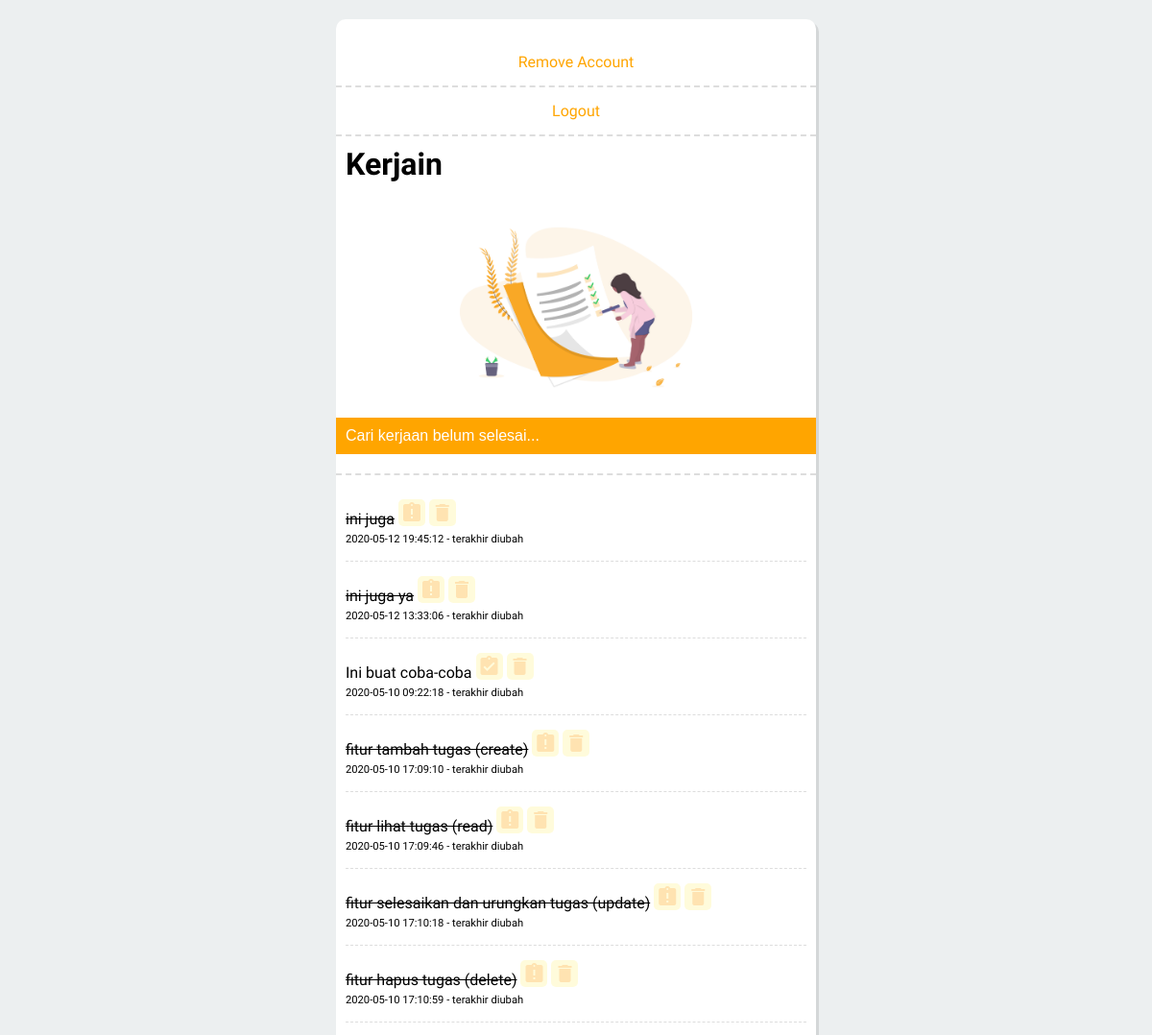
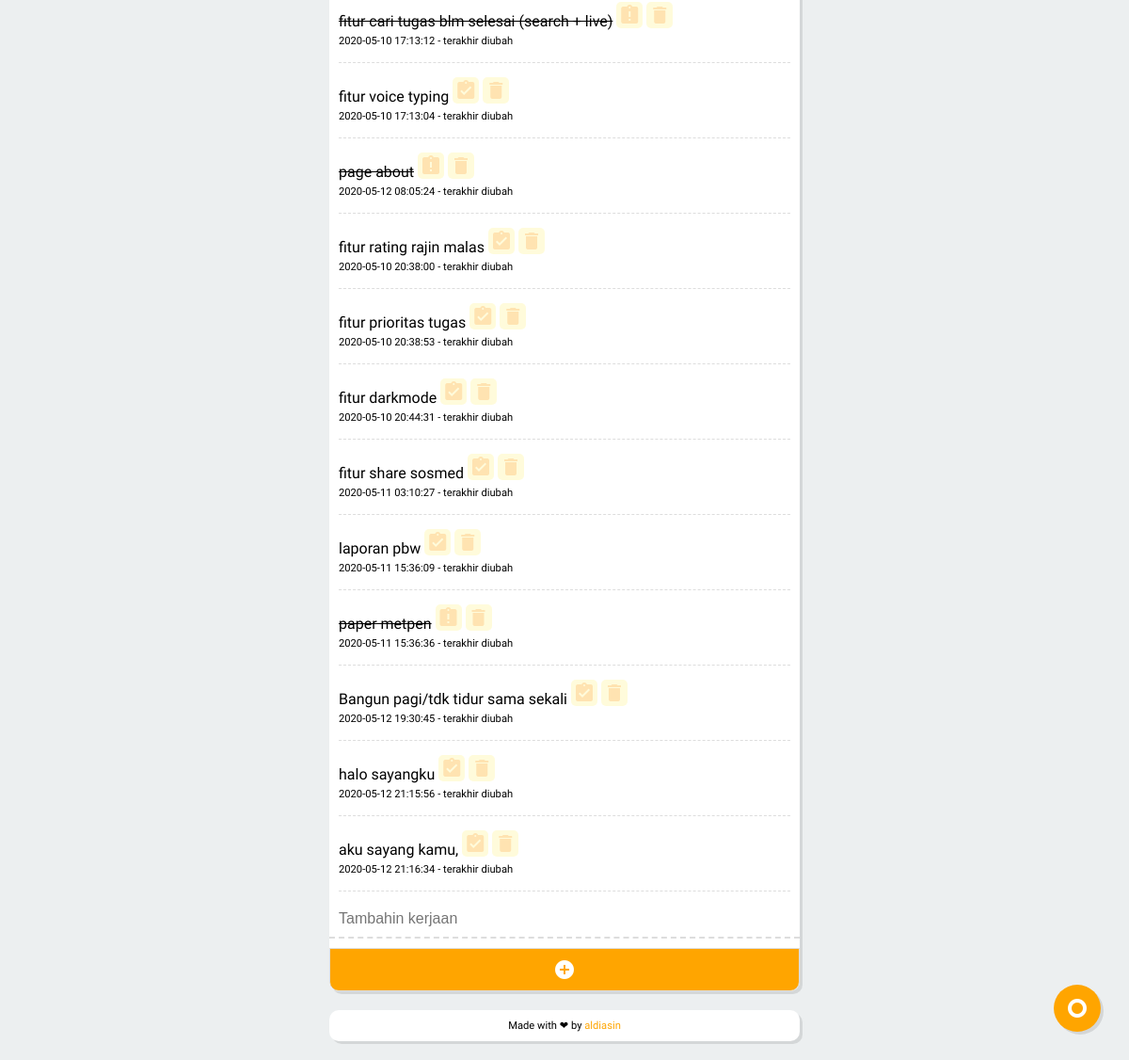
Screenshot of /kerjain.php (signed in) with the database file from the repository (2 pictures, top to bottom).
### tables this page shows
CREATE TABLE `items` (
  `id` int(11) NOT NULL AUTO_INCREMENT,
  `name` varchar(46) NOT NULL,
  `done` tinyint(2) NOT NULL,
  `created` timestamp NOT NULL DEFAULT CURRENT_TIMESTAMP ON UPDATE CURRENT_TIMESTAMP,
  `user` int(11) NOT NULL,
  PRIMARY KEY (`id`)
);

### kerjain.php (the view, shortened to what this page needs)
<?php
require_once "app/auth.php";
$itemquery = $db->prepare("SELECT id, name, created, done FROM items WHERE user=:user");
$itemquery->execute(['user' => $_SESSION['user_id']]);
$items = $itemquery->rowCount() ? $itemquery : [];
?>
<?php require 'templates/header.php'; ?>
<div class="fab-container">
    <div class="fab fab-icon-holder">
        <span class="option-menu material-icons">trip_origin</span>
    </div>
</div>
<div id="showtime" class="displaytime"></div>
<p class="empty" onclick="requestremove();"><a href="unreg.php">Remove Account</a></p>
<p class="empty"><a href="logout.php">Logout</a></p>
<h1 class="header">Kerjain</h1>
<img src="assets/img/todo.png" alt="registrasi dan login">
<input type="text" onkeyup="imu(this.value)" class="input-search" id="input-search" placeholder="Cari kerjaan belum selesai...">
<div id="content"></div>
<?php if (!empty($items)) : ?>
    <ul class="items">
        <?php foreach ($items as $item) : ?>
            <li>
                <span class="item <?php echo $item['done'] ? 'done' : '' ?>"><?php echo $item['name']; ?></span>
                <?php if (empty($item['done'])) : ?>
                    <a href="done.php?as=1&&item=<?php echo $item['id'] ?>" class="done-button material-icons">assignment_turned_in</a>
                <?php endif; ?>
                <?php if ($item['done']) : ?>
                    <a href="done.php?as=0&&item=<?php echo $item['id'] ?>" class="done-button material-icons">assignment_late</a>
                <?php endif; ?>
                <a href="remove.php?item=<?php echo $item['id'] ?>" class="done-button material-icons">delete</a>
                <br>
                <span class="item-updated"><?php echo $item['created']; ?> - terakhir diubah</span>
            </li>
        <?php endforeach; ?>
    </ul>
<?php else : ?>
    <p class="empty">belum ada kerjaan nih</p>
<?php endif; ?>
<form action="add.php" method="post" class="add-item">
    <input type="text" class="input-kerjaan" id="input-kerjaan" name="name" placeholder="Tambahin kerjaan" autocomplete="off" required>
    <input type="submit" class="submit material-icons" value="add_circle">
</form>
<?php require 'templates/footer.php'; ?>

### templates/header.php (shortened to what this page needs)
<!DOCTYPE html>
<html lang="en">
<head>
    <link rel="stylesheet" href="assets/style.css">
</head>
<body onload="getServerTime(); autoUpdateTime();">
    <div class="list">

### templates/footer.php
</div>
<footer class="footer footer--center">
    <p>Made with ❤ by <a href="https://aldiasin.github.io">aldiasin</a></p>
</footer>
</body>
</html>

### assets/style.css (style rules this page uses)
:root { --cl-1: grey; --cl-2: white; --cl-3: #eceff0; --cl-4: orange; --cl-5: rgba(0, 0, 0, 0.1); --cl-6: #fff48c; --cl-7: #fffdec; --cl-8: #ddd; }
* { margin: 0; padding: 0; }
body { background-color: var(--cl-3); font-family: "Muli", sans-serif; }
.fab { width: 60px; height: 60px; }
.fab-container { position: fixed; bottom: 30px; right: 30px; z-index: 999; cursor: pointer; }
.fab-icon-holder { width: 50px; height: 50px; border-radius: 100%; background-color: var(--cl-4); box-shadow: 3px 3px 0 var(--cl-5); }
.fab-icon-holder .option-menu { display: flex; align-items: center; justify-content: center; height: 100%; color: var(--cl-2); }
.empty, .login { text-align: center; padding: 15px; border-bottom: 2px dashed var(--cl-8); }
input { font-size: 1em; }
.list { overflow: hidden; }
.list, .footer { background-color: var(--cl-2); width: 100%; max-width: 500px; box-sizing: border-box; margin: 20px auto; border-radius: 10px; box-shadow: 3px 3px 0 var(--cl-5); }
.list .header { margin: 0 0 20px 0; padding: 10px; }
.displaytime { padding: 10px; }
.items { list-style-type: none; padding: 10px; }
.items li, .add-item .input { padding: 15px 0; border-bottom: 1px dashed var(--cl-8); }
.items li { overflow: hidden; }
.add-item .input-kerjaan, .input-search { border: 0; width: 96%; padding: 10px; border-bottom: 2px dashed var(--cl-8); }
.input-search { background-color: var(--cl-4); border: 0; color: var(--cl-2); }
a { text-decoration: none; color: var(--cl-4); }
.done-button { opacity: 0.3; display: inline-block; background-color: var(--cl-6); padding: 2px; font-size: 0.6em; border-radius: 5px; justify-self: center; }
.done { text-decoration: line-through; }
.item-updated { font-size: 0.7em; }
.submit { border: 1px solid var(--cl-8); margin-top: 10px; background-color: var(--cl-4); width: 100%; color: var(--cl-2); padding: 10px 15px; border-radius: 0 0 10px 10px; }
#content { width: 96%; padding: 10px; color: var(--cl-1); border-bottom: 2px dashed var(--cl-8); }
.footer--center { background-color: var(--cl-2); text-align: center; font-size: 0.7em; padding-right: 15px; padding-left: 15px; }
.footer { padding: 10px; }

### templates/header.php (style rules this page uses)
img { max-height: 200px; display: block; margin-left: auto; margin-right: auto; margin-bottom: 15px; margin-top: 5px; }

### rows the page displays
items: name "ini juga", created "2020-05-12 19:45:12"
items: name "ini juga ya", created "2020-05-12 13:33:06"
items: name "Ini buat coba-coba", created "2020-05-10 09:22:18"
items: name "fitur tambah tugas (create)", created "2020-05-10 17:09:10"
items: name "fitur lihat tugas (read)", created "2020-05-10 17:09:46"
items: name "fitur selesaikan dan urungkan tugas (update)", created "2020-05-10 17:10:18"
items: name "fitur hapus tugas (delete)", created "2020-05-10 17:10:59"
items: name "fitur cari tugas blm selesai (search + live)", created "2020-05-10 17:13:12"
items: name "fitur voice typing", created "2020-05-10 17:13:04"
items: name "page about", created "2020-05-12 08:05:24"
items: name "fitur rating rajin malas", created "2020-05-10 20:38:00"
items: name "fitur prioritas tugas", created "2020-05-10 20:38:53"
items: name "fitur darkmode", created "2020-05-10 20:44:31"
items: name "fitur share sosmed", created "2020-05-11 03:10:27"
items: name "laporan pbw", created "2020-05-11 15:36:09"
items: name "paper metpen", created "2020-05-11 15:36:36"
items: name "Bangun pagi/tdk tidur sama sekali", created "2020-05-12 19:30:45"
items: name "halo sayangku", created "2020-05-12 21:15:56"
items: name "aku sayang kamu,", created "2020-05-12 21:16:34"
